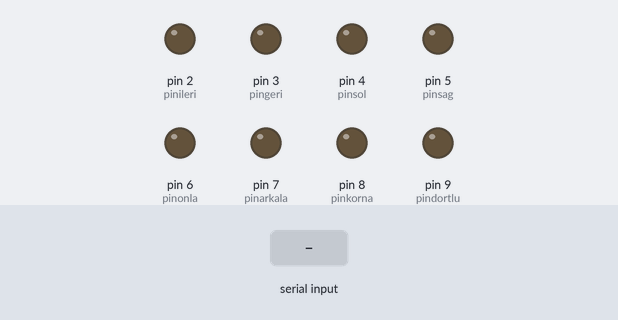
Simulated run of this sketch. Board: Arduino Uno, built with avr-gcc and run on an emulated ATmega328P. Shown: output pins drawn as LEDs (lit = HIGH). Dashed ring = blinking. Inputs (shaded band) come from the test bench.

Above: at 1.2 s.
1.3 s: byte 86 ('V') received over Serial
At 1.55 s:
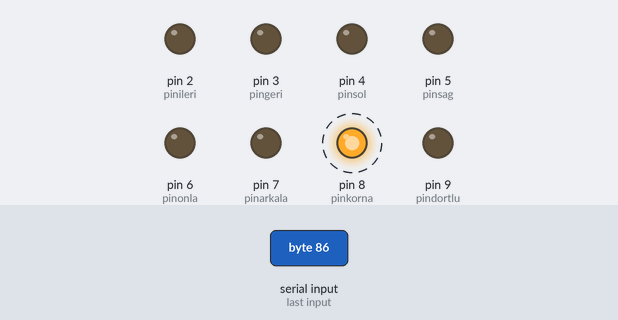
4.3 s: "F" received over Serial
At 5.5 s:
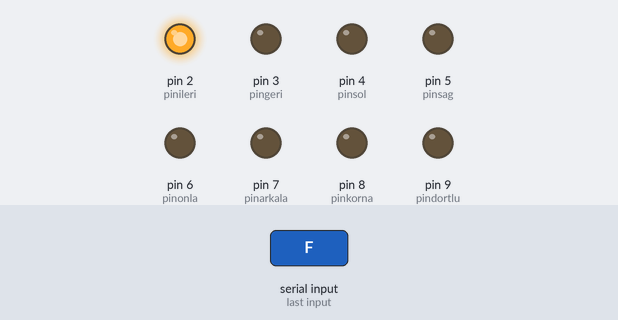
5.8 s: byte 85 ('U') received over Serial
At 6.6 s:
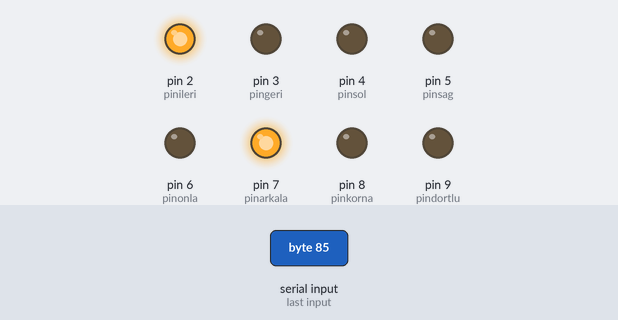
7.3 s: byte 88 ('X') received over Serial
At 7.42 s:
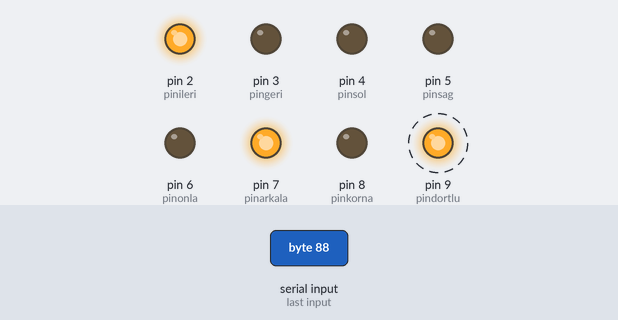
10.3 s: "B" received over Serial
At 11.2 s:
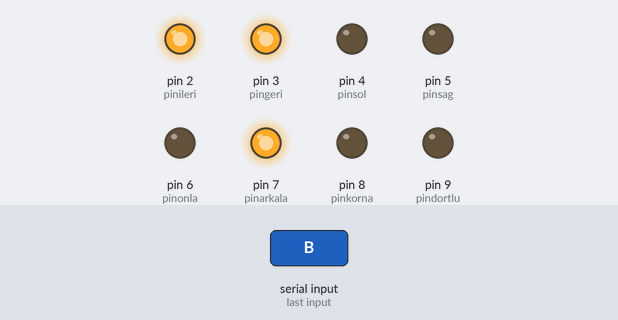
11.8 s: byte 117 ('u') received over Serial
At 12.4 s:
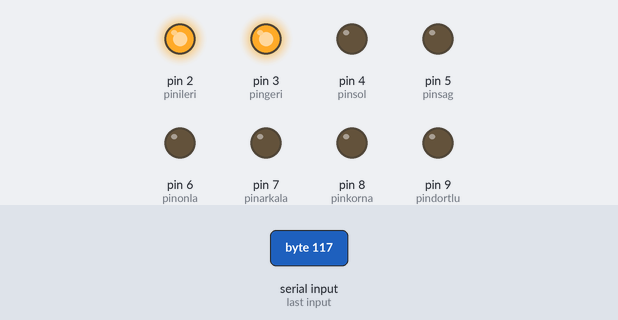
Timing chart, 0 to 14.3 s (numbered marks = the images above; inputs shaded):
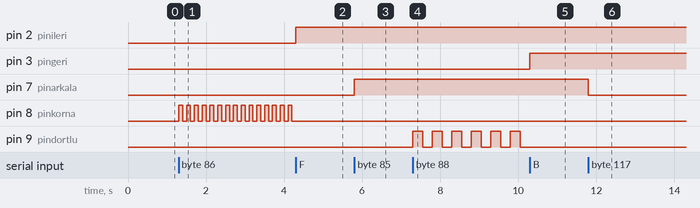

The sketch:

Bluetooth_ile_araba_kontrol.ino
```cpp
// ***** MUHAMMED ALİ ÖZEN *****

char dataIn = 'S'; // Durma fonksiyonu için karakter
int pinileri = 2; //**
int pingeri = 3;  //**
int pinsol = 4;   //**ARACIN İLERİ ,GERİ, SAĞ ,SOL KOMUT ÇIKIŞ PİNLERİ**
int pinsag = 5;   //**
int pinonla = 6;//ön lamba
int pinarkala = 7;//arka lamba
int pinkorna = 8;//korna
int pindortlu = 9;//DÖRTLÜ
char determinant; //Program döngüsü için karakter
char det; //Program döngüsü için karakter

void setup()
{
Serial.begin(9600); //HC-06 bluetooth modülü için btu 9600
pinMode(pinileri, OUTPUT); // Çıkış pinlerini belirliyoruz.
pinMode(pingeri, OUTPUT);
pinMode(pinsol, OUTPUT);
pinMode(pinsag, OUTPUT);
pinMode(pinonla, OUTPUT);
pinMode(pinarkala, OUTPUT);
pinMode(pindortlu, OUTPUT);
pinMode(pinkorna, OUTPUT);
}

void loop()
{
det = check(); // determinantı kontrol et
while (det == 'F') //İLERİ
{
digitalWrite(pinileri, HIGH);
det = check();
}
while (det == 'B') //GERİ
{
digitalWrite(pingeri, HIGH);
det = check();
}

while (det == 'L') //SOL
{
digitalWrite(pinsol, HIGH);
det = check();
}
while (det == 'R') //SAĞ
{
digitalWrite(pinsag, HIGH);
det = check();
}
while (det == 'G') //İLERİ SOL
{
digitalWrite(pinileri, HIGH);
digitalWrite(pinsol, HIGH);
det = check();
}
while (det == 'I') //İLERİ SAĞ
{
digitalWrite(pinileri, HIGH);
digitalWrite(pinsag, HIGH);
det = check();
}
while (det == 'H') //GERİ SOL
{
digitalWrite(pingeri, HIGH);
digitalWrite(pinsol, HIGH);
det = check();
}
while (det == 'J') //GERİ SAĞ
{
digitalWrite(pingeri, HIGH);
digitalWrite(pinsag, HIGH);
det = check();
}
while (det == 'W')// ÖN LAMBA YAKMA
{
digitalWrite(pinonla, HIGH);
det = check();
}
while (det == 'w') // ÖN LAMBA  SÖNDÜRME
{
digitalWrite(pinonla, LOW);
det = check();
}
while (det == 'U') //ARKA IŞIK YAKMA
{
digitalWrite(pinarkala, HIGH);
det = check();
}
while (det == 'u') //ARKA LAMBA SÖNDÜRME
{
digitalWrite(pinarkala,LOW);
det = check();
}
while (det == 'V')// KORNA  ÇALMA
{
digitalWrite(pinkorna, HIGH);
delay(100);
digitalWrite(pinkorna, LOW);
delay(100);
det = check();
}
while (det == 'v')//KORNA  SUSTURMA
{
digitalWrite(pinkorna, LOW);
det = check();
}
while (det == 'X')// DÖRTLÜ YAKMA
{
digitalWrite(pindortlu, HIGH);
delay(250);
digitalWrite(pindortlu, LOW);
delay(250);
det = check();
}
while (det == 'x')//DÖRTLÜ SÖNDÜRME
{
digitalWrite(pindortlu, LOW);
det = check();
}
while (det == 'S') //Telefondaki programda atanmış olan durma fonksiyonun harf eşdeğeri
{
digitalWrite(pinileri, LOW);
digitalWrite(pingeri, LOW);
digitalWrite(pinsol, LOW);
digitalWrite(pinsag, LOW);
digitalWrite(pinkorna, LOW);
det = check();
}

}

int check()
{
if (Serial.available() > 0) //Serial portun kontrollü
{
dataIn = Serial.read(); //Telefondan gelen verilerin kontrollü
if (dataIn == 'F')
{
determinant = 'F';
}
else if (dataIn == 'B')
{
determinant = 'B';
}
else if (dataIn == 'L')
{
determinant = 'L';
}
else if (dataIn == 'R')
{
determinant = 'R';
}
else if (dataIn == 'G')
{
determinant = 'G';
}
else if (dataIn == 'I')
{
determinant = 'I';
}
else if (dataIn == 'H')
{
determinant = 'H';
}
else if (dataIn == 'J')
{
determinant = 'J';
}
else if (dataIn == 'W')
{
determinant = 'W';
}
else if (dataIn == 'w')
{
determinant = 'w';
}
else if (dataIn == 'U')
{
determinant = 'U';
}
else if (dataIn == 'u')
{
determinant = 'u';
}
else if (dataIn == 'V')
{
determinant = 'V';
}
else if (dataIn == 'v')
{
determinant = 'v';
}
else if (dataIn == 'X')
{
determinant = 'X';
}
else if (dataIn == 'x')
{
determinant = 'x';
}
else if (dataIn == 'S')
{
determinant = 'S';
}

}
return determinant;
}
```

Measured:
- after the input at 1.3 s, pin 8 (pinkorna): alternates HIGH for 0.10 s and LOW for 0.10 s, starting at once
- after the input at 4.3 s, pin 2 (pinileri): LOW → HIGH at once; pin 8 (pinkorna): stops changing and stays LOW
- after the input at 5.8 s, pin 7 (pinarkala): LOW → HIGH at once
- after the input at 7.3 s, pin 9 (pindortlu): alternates HIGH for 0.25 s and LOW for 0.25 s, starting at once
- after the input at 10.3 s, pin 3 (pingeri): LOW → HIGH at once; pin 9 (pindortlu): stops changing and stays LOW
- after the input at 11.8 s, pin 7 (pinarkala): HIGH → LOW at once
